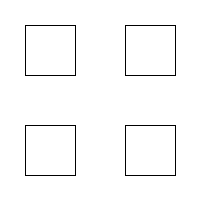
Frame 1 (no input)
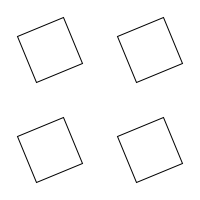
Frame 60 (the mouse pressed at the canvas centre just before this capture)
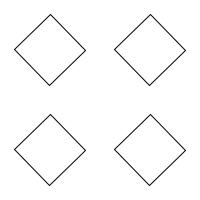
Frame 120 (the mouse held since frame 60 and released just before this capture)

The Processing sketch that drew these frames (run headless with seeded random() and noise(); from frame 60 on, the mouse is pressed at the canvas centre):

// Processing sketch: processing_167344
// ── processing_167344.pde

float r=0;

void setup(){
  //Setting up background size
  size(200,200); 
  //Setting up a white background
  background(255); 
 
}

void draw(){
  
//redraws the background so that shapes are not drawn ontop of old ones
background(255);

    translate(50,50); 
    rotate(r);
    //rectangle will spin around one corner
    rect(-25,-25,50,50);
    
 //cancels the translate position
resetMatrix();
//new possition
    translate(150,50); 
    rotate(r);
    //rectangle will spin around one corner
    rect(-25,-25,50,50);
resetMatrix();

    translate(50,150); 
    rotate(r);
    //rectangle will spin around one corner
    rect(-25,-25,50,50);
resetMatrix();

    translate(150,150); 
    rotate(r);
    //rectangle will spin around one corner
    rect(-25,-25,50,50);
resetMatrix();


r=r+0.02;



}
